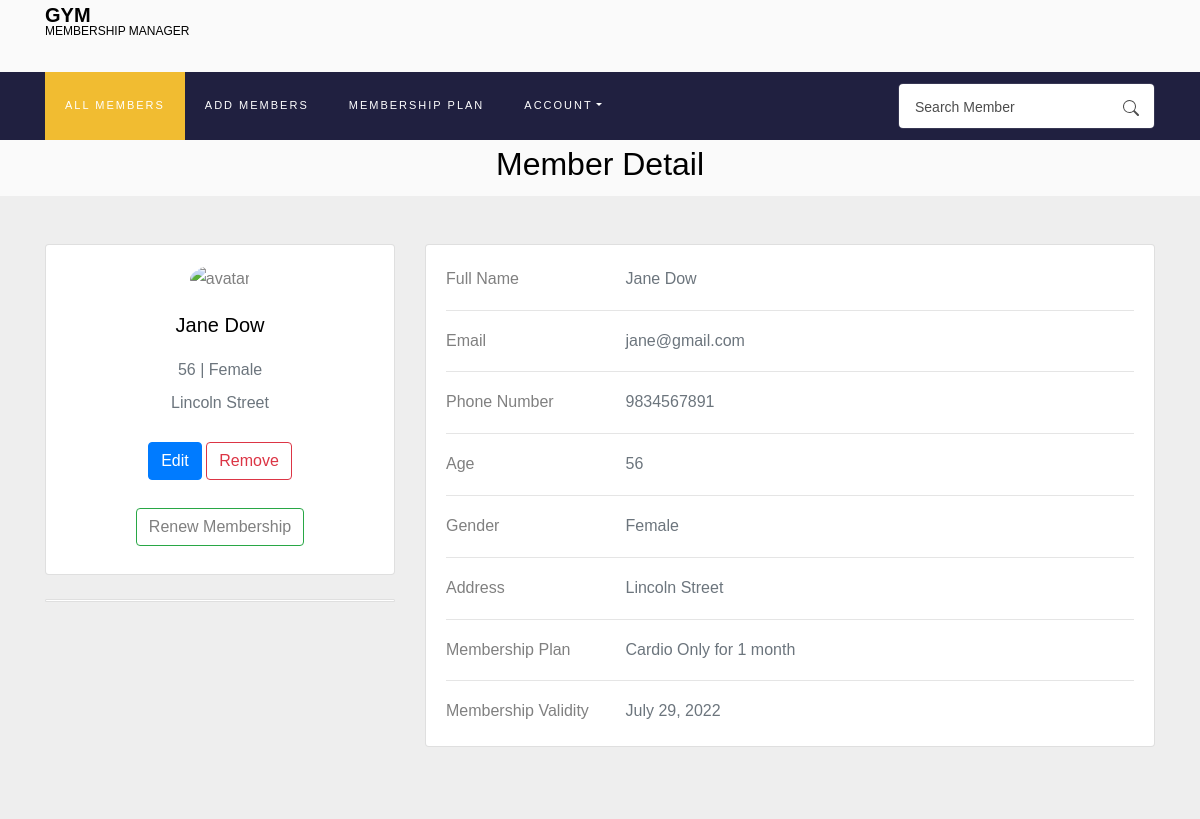
Screenshot of /member/16 (signed in) with the database file from the repository.
### Membership/models.py (models this page shows, shortened)
class Members(models.Model):
    gym_owner = models.ForeignKey(
        User, on_delete=models.CASCADE, related_name='gym_owner', default=None)
    first_name = models.CharField(max_length=100, blank=False)
    last_name = models.CharField(max_length=100, blank=False)
    email = models.EmailField(max_length=100, blank=False)
    age = models.IntegerField(blank=False)
    gender = models.CharField(max_length=10, blank=False)
    phone_number = models.CharField(max_length=20, blank=False)
    address = models.CharField(max_length=100, blank=False)
    membership = models.ForeignKey(
        Membership, on_delete=models.CASCADE, related_name='membership')
    validity = models.DateField()
    def is_valid(self):
        return date.today() < self.validity

class Membership(models.Model):
    user = models.ForeignKey(
        User, on_delete=models.CASCADE, related_name='owner')
    membership_type = models.CharField(max_length=100, blank=False)
    membership_price = models.IntegerField(blank=False)
    membership_duration = models.CharField(max_length=20, blank=False)
    def __str__(self):
        if self.membership_duration == "1" :
            return f"{self.membership_type} for {self.membership_duration} month"
        else:
            return f"{self.membership_type} for {self.membership_duration} months"

### Membership/views.py (the view)
# urls.py: path("member/<int:id>", views.member_detail, name='member-detail'),
def member_detail(request, id):
    template = "Membership/member-detail.html"
    member = Members.objects.get(pk=id)
    return render(request, template, {
        'member': member
    })

### Membership/forms.py
class SearchForm(forms.Form):
    search = forms.CharField(label='',max_length=100,widget=forms.TextInput(attrs={
        'class':'form-control pl-3',
        'placeholder': 'Search Member',
    }))

### Membership/utils.py (called while the page is built)
def inject_form(request):
    return {'searchform': SearchForm()}

### Membership/templates/Membership/member-detail.html (shortened to what this page needs)
{% extends "Membership/layout.html" %}
{% load static %}
{% block body %}
<h2 style="text-align: center;" id="head">Member Detail</h2>
{% if user.is_authenticated %}
<section style="background-color: #eee;">
    <div class="container py-5">
      <div class="row" id="container-body">
        <div class="col-lg-4" id="card-profile" >
          <div class="card mb-4">
            <div class="card-body text-center">
              <img src="https://mdbcdn.b-cdn.net/img/Photos/new-templates/bootstrap-chat/ava3.webp" alt="avatar"
                class="rounded-circle img-fluid" style="width: 150px;">
              <h5 class="my-3">{{member.first_name}} {{member.last_name}}</h5>
              <p class="text-muted mb-1">{{member.age}} | {{member.gender}}</p>
              <p class="text-muted mb-4">{{member.address}}</p>
              <div class="justify-content-center mb-2">
                <button type="button" class="btn btn-primary" id="edit-member" data-id="{{member.id}}">Edit</button>
                <a type="button" class="btn btn-outline-danger ms-1" href="{% url 'remove' member.id %}" >Remove</a>
                {% if member.is_valid == False %}
               <br><br> <a type="button" class="btn btn-outline-success" data-id="{{member.id}}" id="renew">Renew Membership</a>
                {%endif%}
              </div>
            </div>
          </div>
          <div class="card mb-4 mb-lg-0">
            <div class="card-body p-0">
            </div>
          </div>
        </div>
        <div class="col-lg-8">
          <div class="card mb-4">
            <div class="card-body">
                <div id="member-details" >
              <div class="row">
                <div class="col-sm-3">
                  <p class="mb-0">Full Name</p>
                </div>
                <div class="col-sm-9">
                  <p class="text-muted mb-0">{{member.first_name}} {{member.last_name}}</p>
                </div>
              </div>
              <hr>
              <div class="row">
                <div class="col-sm-3">
                  <p class="mb-0">Email</p>
                </div>
                <div class="col-sm-9">
                  <p class="text-muted mb-0" id="member-email">{{member.email}}</p>
                </div>
              </div>
              <hr>
              <div class="row">
                <div class="col-sm-3">
                  <p class="mb-0">Phone Number</p>
                </div>
                <div class="col-sm-9">
                  <p class="text-muted mb-0" id="member-phone">{{member.phone_number}}</p>
                </div>
              </div>
              <hr>
              <div class="row">
                <div class="col-sm-3">
                  <p class="mb-0">Age</p>
                </div>
                <div class="col-sm-9">
                  <p class="text-muted mb-0" id="member-age">{{member.age}}</p>
                </div>
              </div>
              <hr>
              <div class="row">
                <div class="col-sm-3">
                  <p class="mb-0">Gender</p>
                </div>
                <div class="col-sm-9">
                  <p class="text-muted mb-0">{{member.gender}}</p>
                </div>
              </div>
              <hr>
              <div class="row">
                <div class="col-sm-3">
                  <p class="mb-0">Address</p>
                </div>
                <div class="col-sm-9">
                  <p class="text-muted mb-0" id="member-address">{{member.address}}</p>
                </div>
              </div>
              <hr>
              <div class="row">
                <div class="col-sm-3">
                  <p class="mb-0">Membership Plan</p>
                </div>
                <div class="col-sm-9">
                  <p class="text-muted mb-0" id="member-plan">{{member.membership}}</p>
                </div>
              </div>
              <hr>
              <div class="row">
                <div class="col-sm-3">
                  <p class="mb-0">Membership Validity</p>
                </div>
                <div class="col-sm-9">
                  <p class="text-muted mb-0">{{member.validity}}</p>
                </div>
              </div>
              </div>
            </div>
          </div>
        </div>
      </div>
    </div>
  </section>
{% endif %}
{% endblock %}

### Membership/static/Membership/A.style.css.pagespeed.cf.4cGS_Kvzku.css (style rules this page uses)
:root { --blue: #007bff; --indigo: #6610f2; --purple: #6f42c1; --pink: #e83e8c; --red: #dc3545; --orange: #fd7e14; --yellow: #ffc107; --green: #28a745; --teal: #20c997; --cyan: #17a2b8; --white: #fff; --gray: #6c757d; --gray-dark: #343a40; --primary: #007bff; --secondary: #6c757d; --success: #28a745; --info: #17a2b8; --warning: #ffc107; --danger: #dc3545; --light: #f8f9fa; --dark: #343a40; --breakpoint-xs: 0; --breakpoint-sm: 576px; --breakpoint-md: 768px; --breakpoint-lg: 992px; --breakpoint-xl: 1200px; --font-family-sans-serif: -apple-system, BlinkMacSystemFont, "Segoe UI", Roboto, "Helvetica Neue", Arial, "Noto Sans", sans-serif, "Apple Color Emoji", "Segoe UI Emoji", "Segoe UI Symbol", "Noto Color Emoji"; --font-family-monospace: SFMono-Regular, Menlo, Monaco, Consolas, "Liberation Mono", "Courier New", monospace; }
html { font-family: sans-serif; line-height: 1.15; -webkit-text-size-adjust: 100%; -webkit-tap-highlight-color: transparent; }
body { margin: 0; font-family: -apple-system, BlinkMacSystemFont, "Segoe UI", Roboto, "Helvetica Neue", Arial, "Noto Sans", sans-serif, "Apple Color Emoji", "Segoe UI Emoji", "Segoe UI Symbol", "Noto Color Emoji"; font-size: 1rem; font-weight: 400; line-height: 1.5; color: #212529; text-align: left; background-color: #fff; }
h1, h2, h3, h4, h5, h6 { margin-top: 0; margin-bottom: 0.5rem; }
a { color: #007bff; text-decoration: none; background-color: transparent; }
a:not([href]):not([tabindex]) { color: inherit; text-decoration: none; }
button { border-radius: 0; }
button { margin: 0; font-family: inherit; font-size: inherit; line-height: inherit; }
button { overflow: visible; }
button { text-transform: none; }
.h1, .h2, .h3, .h4, .h5, .h6, h1, h2, h3, h4, h5, h6 { margin-bottom: 0.5rem; font-weight: 500; line-height: 1.2; }
.h2, h2 { font-size: 2rem; }
.h5, h5 { font-size: 1.25rem; }
.container { width: 100%; padding-right: 15px; padding-left: 15px; margin-right: auto; margin-left: auto; }
@media (min-width: 576px) { .container { max-width: 540px; } }
@media (min-width: 768px) { .container { max-width: 720px; } }
@media (min-width: 992px) { .container { max-width: 960px; } }
@media (min-width: 1200px) { .container { max-width: 1140px; } }
.row { display: -webkit-box; display: -ms-flexbox; display: flex; -ms-flex-wrap: wrap; flex-wrap: wrap; margin-right: -15px; margin-left: -15px; }
.col, .col-1, .col-10, .col-11, .col-12, .col-2, .col-3, .col-4, .col-5, .col-6, .col-7, .col-8, .col-9, .col-auto, .col-lg, .col-lg-1, .col-lg-10, .col-lg-11, .col-lg-12, .col-lg-2, .col-lg-3, .col-lg-4, .col-lg-5, .col-lg-6, .col-lg-7, .col-lg-8, .col-lg-9, .col-lg-auto { position: relative; width: 100%; padding-right: 15px; padding-left: 15px; }
@media (min-width: 992px) { .col-lg-4 { -webkit-box-flex: 0; -ms-flex: 0 0 33.33333%; flex: 0 0 33.33333%; max-width: 33.33333%; } }
@media (min-width: 992px) { .col-lg-8 { -webkit-box-flex: 0; -ms-flex: 0 0 66.66667%; flex: 0 0 66.66667%; max-width: 66.66667%; } }
.form-control { display: block; width: 100%; height: calc(1.5em + 0.75rem + 2px); padding: 0.375rem 0.75rem; font-size: 1rem; font-weight: 400; line-height: 1.5; color: #495057; background-color: #fff; background-clip: padding-box; border: 1px solid #ced4da; border-radius: 0.25rem; -webkit-transition: border-color 0.15s ease-in-out, -webkit-box-shadow 0.15s ease-in-out; transition: border-color 0.15s ease-in-out, -webkit-box-shadow 0.15s ease-in-out; -o-transition: border-color 0.15s ease-in-out, box-shadow 0.15s ease-in-out; transition: border-color 0.15s ease-in-out, box-shadow 0.15s ease-in-out, -webkit-box-shadow 0.15s ease-in-out; }
.form-control::placeholder { color: #6c757d; opacity: 1; }
body { font-family: Poppins, Arial, sans-serif; font-size: 16px; line-height: 1.8; font-weight: 400; background: #fafafa; color: gray; }
a { -webkit-transition: 0.3s all ease; -o-transition: 0.3s all ease; transition: 0.3s all ease; color: #f1bc31; }
.h1, .h2, .h3, .h4, .h5, h1, h2, h3, h4, h5 { line-height: 1.5; font-weight: 400; font-family: Poppins, Arial, sans-serif; color: #000; }
.searchform .form-control { width: calc(100% - 46px); border: none; background: #fff !important; color: rgba(0, 0, 0, 0.7) !important; font-size: 14px; }
.form-control { height: 46px !important; background: #fff !important; color: #000 !important; font-size: 14px; border-radius: 0; -webkit-box-shadow: none !important; box-shadow: none !important; border: 1px solid rgba(0, 0, 0, 0.1); }

### rows the page displays
Members: first_name "Jane", last_name "Dow", age "56", gender "Female", address "Lincoln Street", email "jane@gmail.com", phone_number "9834567891", membership "Cardio Only for 1 month", validity "July 29, 2022"
